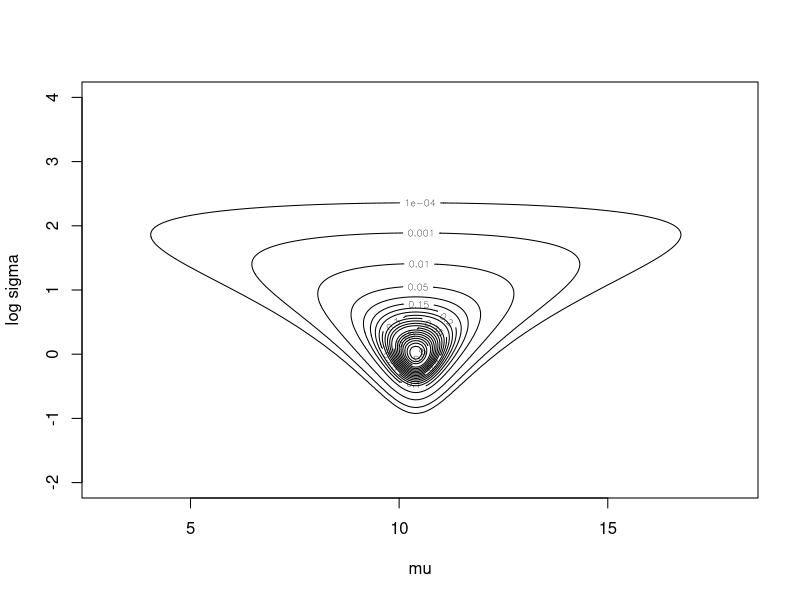
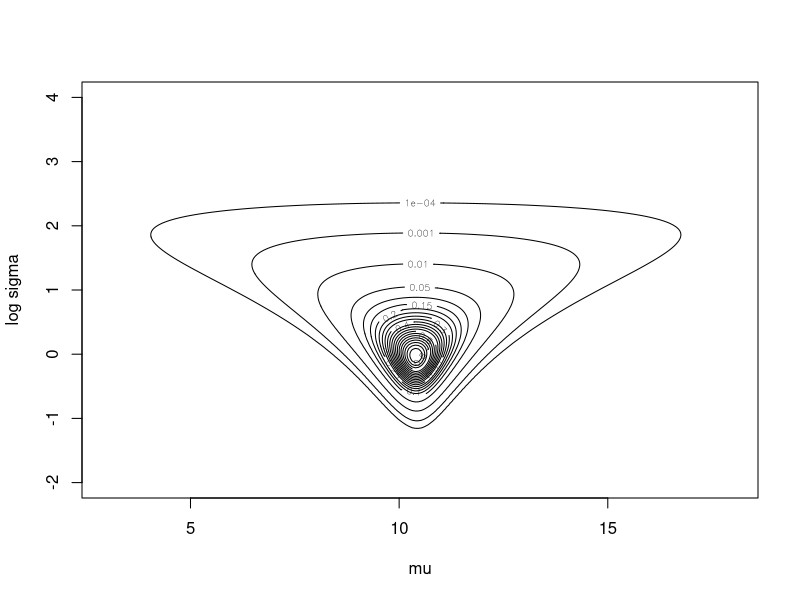

These charts were generated, in order, by the following R code:
# 3.5c
post.a <- function(mu, sd, y){
    ldens <- 0
    for (i in 1:length(y)){
        ldens <- ldens + log(dnorm(y[i], mu, sd))
    }
    return(ldens)
}

post.b <- function(mu, sd, y){
    ldens <- 0
    for (i in 1:length(y)){
        ldens <- ldens + log(pnorm(y[i] + 0.5, mu, sd) - pnorm(y[i] - 0.5, mu, sd))
    }
    return(ldens)
}

summ <- function(x){
    return(c(mean(x), sqrt(var(x)), quantile(x, c(.025, .25, .5, .75, .975))))
}

#ignoring rounding
nsim <- 2000
y <- c(10, 10, 12, 11, 9)
n <- length(y)
ybar <- mean(y)
sample_variance <- sum((y - ybar) ^ 2) / (n - 1)
mugrid <- seq(3, 18, length=200)
logsdgrid <- seq(-2, 4, length=200)
contours <- c(.0001, .001, .01, seq(.05, .96, .05))
logdens <- outer(mugrid, exp(logsdgrid), post.a, y)
dens <- exp(logdens - max(logdens))
contour(mugrid, logsdgrid, dens, levels=contours, xlab='mu', ylab='log sigma', title="Posterior Density, Ignoring Rounding", labelx=0, cex=2)
sd <- sqrt((n - 1) * sample_variance / rchisq(nsim, 4))
mu <- rnorm(nsim, ybar, sd / sqrt(n))
print(rbind(summ(mu), summ(sd)))

# Consider rounding
logdens <- outer(mugrid, exp(logsdgrid), post.b, y)
dens <- exp(logdens - max(logdens))
contour(mugrid, logsdgrid, dens, levels=contours, xlab='mu', ylab='log sigma', title="Posterior Density, Considering Rounding", labelx=0, cex=2)
dens.mu <- apply(dens, 1, sum)
muindex <- sample(1:length(mugrid), nsim, replace = T, prob = dens.mu)
mu <- mugrid[muindex]
sd <- rep(NA, nsim)
for (i in 1:nsim) {
    sd[i] <- exp(sample(logsdgrid, 1, prob = dens[muindex[i],]))
}
print(rbind(summ(mu), summ(sd)))